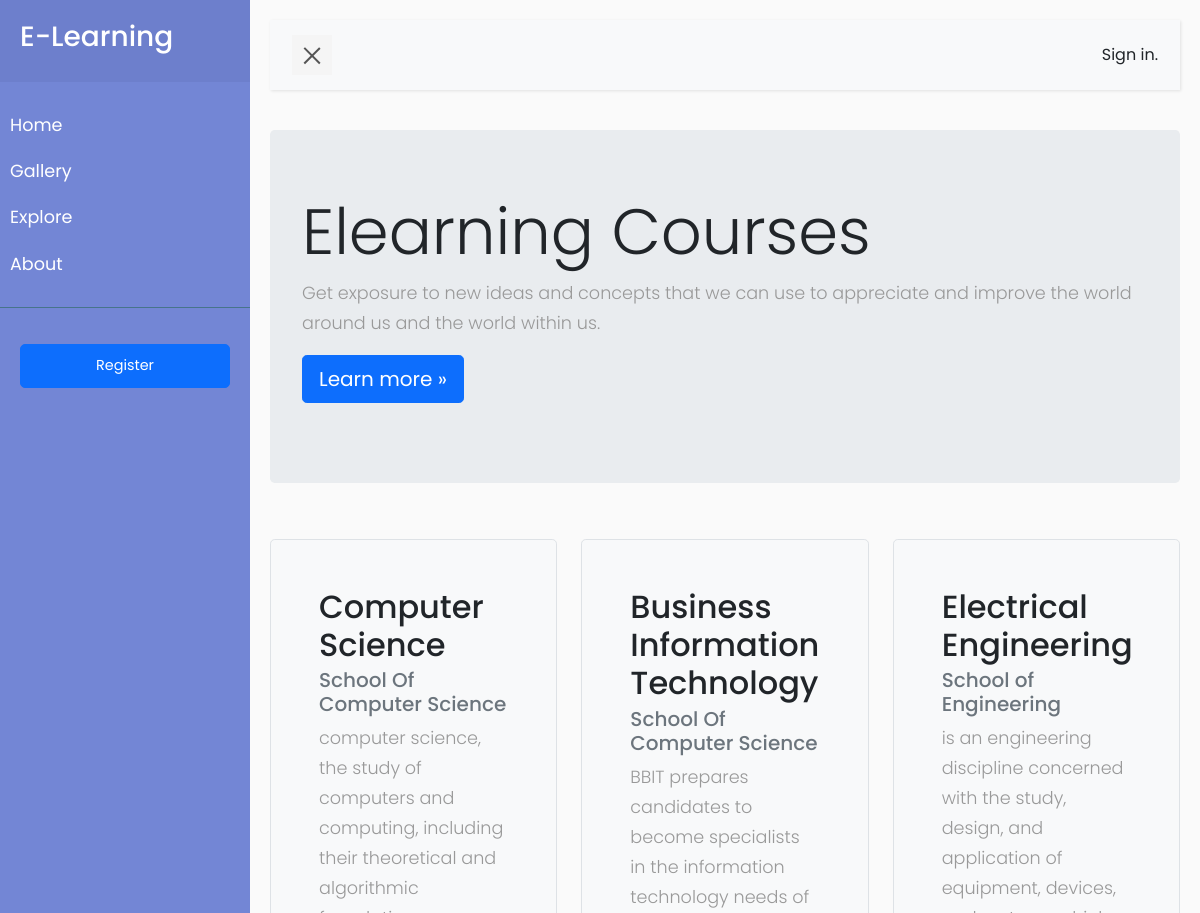
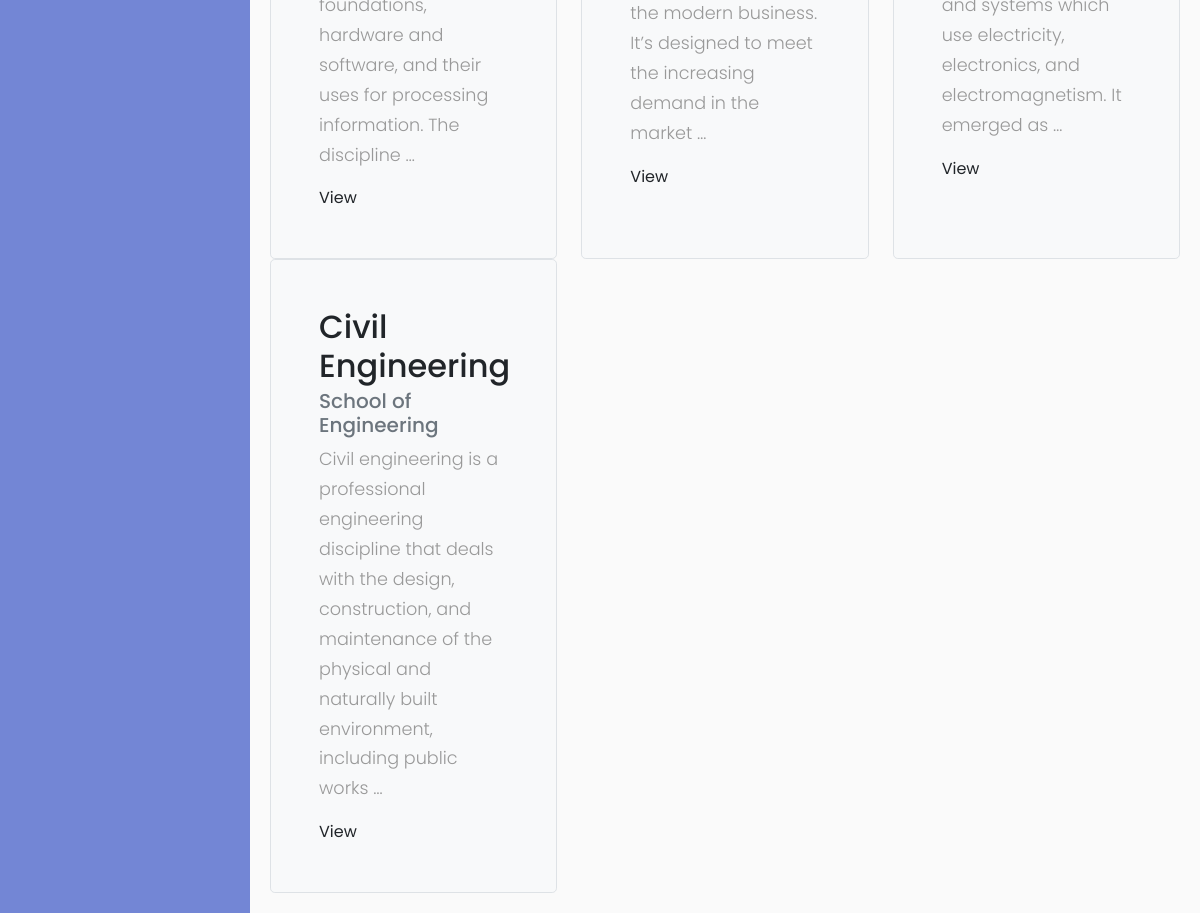
The page / on the database its author committed (2 pictures, top to bottom).
### courses/models.py (models this page shows, shortened)
class Course(models.Model):
    programme = models.ForeignKey(Programme, related_name='course_programme', on_delete=models.CASCADE)
    department = models.ForeignKey(Departments, related_name='department', on_delete=models.CASCADE)
    courses = models.CharField(max_length=200)
    slug = models.SlugField(unique=True)
    overview = models.TextField()

class Departments(models.Model):
    programme = models.ForeignKey(Programme, related_name='programme', on_delete=models.CASCADE)
    title = models.CharField(max_length=250, default='Department')
    slug = models.SlugField(unique=True)
    def __str__(self):
        return self.title

### courses/views.py (the view)
# urls.py: path('', views.CoursesListView.as_view(), name='list_courses'),
class CoursesListView(ListView):
    model = Course
    template_name = 'courses/list/course_list.html'
    context_object_name = 'courses_list'

### courses/templates/courses/list/course_list.html (shortened to what this page needs)
{% extends 'base.html' %}
{% load user_group %}
{% load static %}
{% block sidebar %}
    {% if user.is_authenticated %}
        {% if request.user|user_info:"Instructors" %}
            <li>
                <a href="{% url 'units_list' %}">My DashBoard</a>
            </li>
        {% else %}
            <li>
                <a href="{% url 'view_enrolled_units'%}">Enrolled Units</a>
            </li>
            <li>
                <a href="#">Grades</a>
            </li>
            <li>
                <a href="#!">Finance</a>
            </li>
            <li>
                <a href="{% url 'profile' %}">My Profile</a>
            </li>
        {% endif %}
    {% else %}
        <li>
            <a href="#">Gallery</a>
        </li>
        <li>
            <a href="#">Explore</a>
        </li>
        <li>
            <a href="#">About</a>
        </li>
    {% endif %}
{% endblock %}
{% block content %}
    <div class="jumbotron">
      <h1 class="display-3">Elearning Courses</h1>
      <p>Get exposure to new ideas and concepts that we can use to appreciate and improve the world around us and the world within us. </p>
      <p><a class="btn btn-primary btn-lg" href="#" role="button">Learn more &raquo;</a></p>
    </div>
    <br>
    <div class="row align-items-md-stretch">
        {% for course in courses_list %}
          <div class="col-md-4">
            <div class="h-100 p-5 bg-light border rounded-3">
              <h2>{{ course.courses }}</h2>
                <h5 class="card-subtitle mb-2 text-muted">{{ course.department}}</h5>
                <p>{{ course.overview | truncatewords:25}}</p>
                <a href="{% url 'course_details' course.slug %}">View</a>
            </div>
          </div>
        {% empty %}
            <h3>Courses Unavailable</h3>
        {% endfor %}
    </div>
{% endblock %}

### courses/static/css/style5.css (style rules this page uses)
body { font-family: 'Poppins', sans-serif; background: #fafafa; }
p { font-family: 'Poppins', sans-serif; font-size: 1.1em; font-weight: 300; line-height: 1.7em; color: #999; }
a, a:hover, a:focus { color: inherit; text-decoration: none; transition: all 0.3s; }
#sidebar ul li a { padding: 10px; font-size: 1.1em; display: block; }

### rows shown on the page
Course: courses "Computer Science", department "School Of Computer Science", overview "computer science, the study of computers and computing, including their theoretical and algorithmic foundations, hardware and software, and their uses for processing information. The discipline …"
Course: courses "Business Information Technology", department "School Of Computer Science", overview "BBIT prepares candidates to become specialists in the information technology needs of the modern business. It’s designed to meet the increasing demand in the market …"
Course: courses "Electrical Engineering", department "School of Engineering", overview "is an engineering discipline concerned with the study, design, and application of equipment, devices, and systems which use electricity, electronics, and electromagnetism. It emerged as …"
Course: courses "Civil Engineering", department "School of Engineering", overview "Civil engineering is a professional engineering discipline that deals with the design, construction, and maintenance of the physical and naturally built environment, including public works …"
